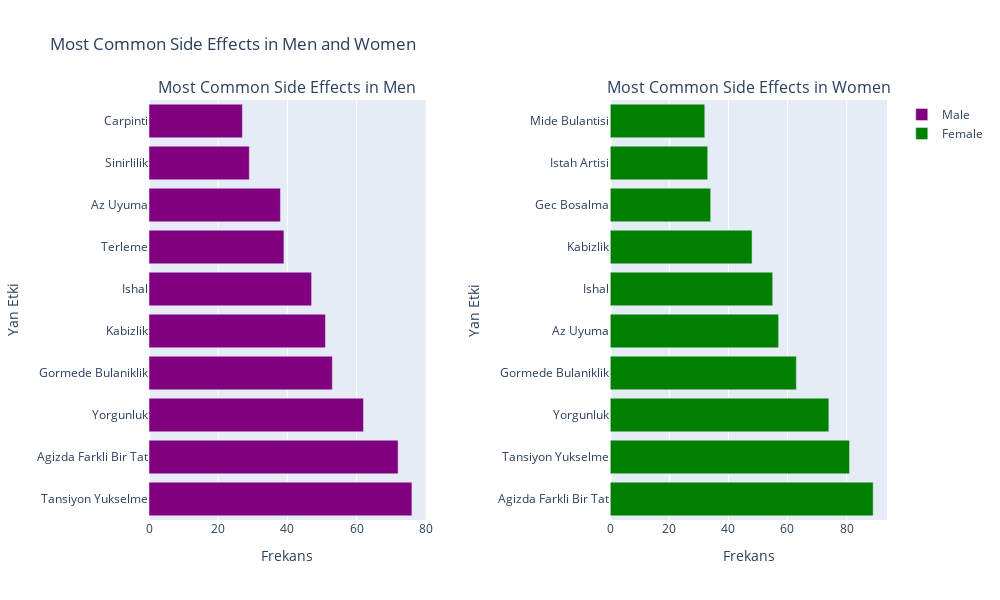

Notebook source saved alongside this figure:
### Markdown cell above
#### Most Common Side Effects in Men and Women

We also observe the most common side effects seen in men and women using two different bar charts. We proceeded in the same way with the frequency distribution.

### Code cell
# Most common side effects in men
male_data = side_effects_data[side_effects_data['Cinsiyet'] == 'Male']
male_side_effect_frequency = male_data['Yan_Etki'].value_counts().head(10)

# Most common side effects in women
female_data = side_effects_data[side_effects_data['Cinsiyet'] == 'Female']
female_side_effect_frequency = female_data['Yan_Etki'].value_counts().head(10)

fig = sp.make_subplots(rows = 1, cols = 2, 
                       horizontal_spacing = 0.25,
                       subplot_titles = ("Most Common Side Effects in Men", "Most Common Side Effects in Women"))

# Bar chart for men
fig.add_trace(go.Bar(x = male_side_effect_frequency.values, 
                     y = male_side_effect_frequency.index, 
                     orientation = 'h', 
                     marker = dict(color = 'purple'),
                     name = "Male"), 
              row = 1, col = 1)

# Bar chart for women
fig.add_trace(go.Bar(x = female_side_effect_frequency.values, 
                     y = female_side_effect_frequency.index, 
                     orientation = 'h', 
                     marker = dict(color = 'green'),
                     name = "Female"), 
              row = 1, col = 2)


fig.update_layout(height = 600, width = 1000, title_text = "Most Common Side Effects in Men and Women")
fig.update_xaxes(title_text = "Frekans", row = 1, col = 1)
fig.update_xaxes(title_text = "Frekans", row = 1, col = 2)
fig.update_yaxes(title_text = "Yan Etki", row = 1, col = 1)
fig.update_yaxes(title_text = "Yan Etki", row = 1, col = 2)

fig.show()

### Figure 1 — Plotly figure (JSON) as saved in the notebook; plotly's stock layout.template omitted (floating-point values rounded to 4 significant figures)
{"data": [{"marker": {"color": "purple"}, "name": "Male", "orientation": "h", "type": "bar", "x": [76, 72, 62, 53, 51, 47, 39, 38, 29, 27], "xaxis": "x", "y": ["Tansiyon Yukselme", "Agizda Farkli Bir Tat", "Yorgunluk", "Gormede Bulaniklik", "Kabizlik", "Ishal", "Terleme", "Az Uyuma", "Sinirlilik", "Carpinti"], "yaxis": "y"}, {"marker": {"color": "green"}, "name": "Female", "orientation": "h", "type": "bar", "x": [89, 81, 74, 63, 57, 55, 48, 34, 33, 32], "xaxis": "x2", "y": ["Agizda Farkli Bir Tat", "Tansiyon Yukselme", "Yorgunluk", "Gormede Bulaniklik", "Az Uyuma", "Ishal", "Kabizlik", "Gec Bosalma", "Istah Artisi", "Mide Bulantisi"], "yaxis": "y2"}], "layout": {"annotations": [{"font": {"size": 16}, "showarrow": false, "text": "Most Common Side Effects in Men", "x": 0.1875, "xanchor": "center", "xref": "paper", "y": 1, "yanchor": "bottom", "yref": "paper"}, {"font": {"size": 16}, "showarrow": false, "text": "Most Common Side Effects in Women", "x": 0.8125, "xanchor": "center", "xref": "paper", "y": 1, "yanchor": "bottom", "yref": "paper"}], "height": 600, "title": {"text": "Most Common Side Effects in Men and Women"}, "width": 1000, "xaxis": {"anchor": "y", "domain": [0, 0.375], "title": {"text": "Frekans"}}, "xaxis2": {"anchor": "y2", "domain": [0.625, 1], "title": {"text": "Frekans"}}, "yaxis": {"anchor": "x", "domain": [0, 1], "title": {"text": "Yan Etki"}}, "yaxis2": {"anchor": "x2", "domain": [0, 1], "title": {"text": "Yan Etki"}}}}
